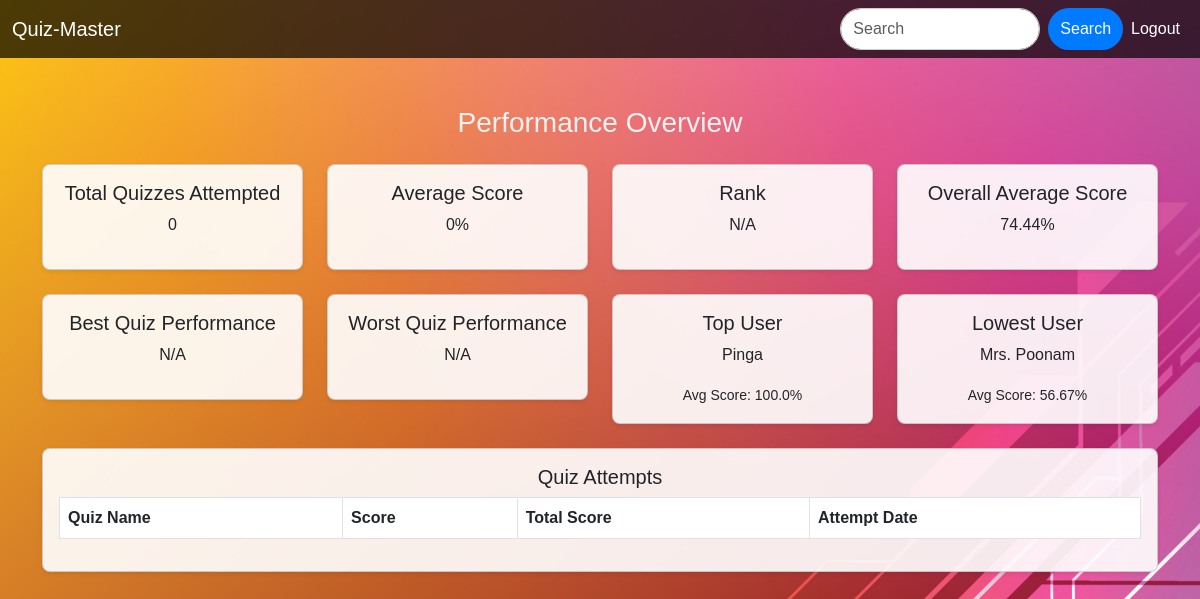
The app's page /user_summary (signed in), older data.
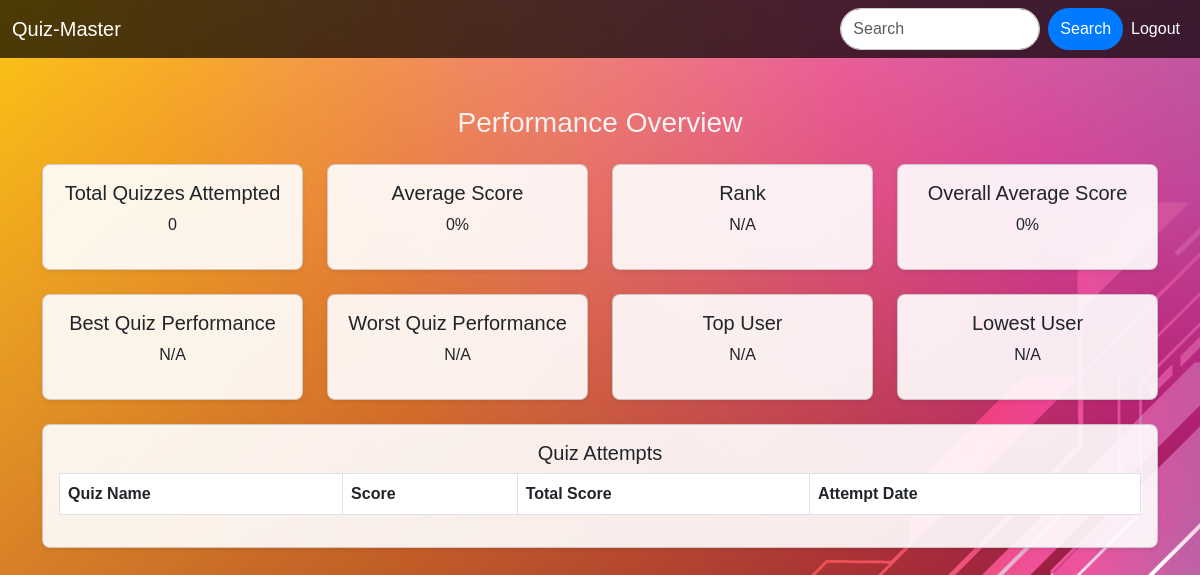
The same page, newer data.
### controller/Models.py (models this page shows)
class User(db.Model):
    __tablename__ = 'user'
    user_id = db.Column(db.Integer, primary_key=True)
    user_email = db.Column(db.String(120), unique=True, nullable=False)
    user_passw = db.Column(db.String(120), nullable=False)
    user_name = db.Column(db.String(120), unique=True, nullable=False)
    user_qualification = db.Column(db.String(120), nullable=True)
    user_dob = db.Column(db.String(120), nullable=False)
    user_status = db.Column(db.String(120), nullable=False, default='active')
    user_quiz_attempts = db.relationship('QuizAttempt', back_populates='user', overlaps="quiz_attempts")
    quiz_attempts = db.relationship('QuizAttempt', overlaps="user_quiz_attempts")

### controller/routes.py (the view)
@app.route('/user_summary')
def user_summary():
    if 'user_email' not in session:
        flash('You need to log in to view your progress!')
        return redirect(url_for('login'))
    user = User.query.filter_by(user_email=session['user_email']).first()
    attempts = QuizAttempt.query.filter_by(user_id=user.user_id).join(Quiz, QuizAttempt.quiz_id == Quiz.quiz_id) \
                                .add_columns(
                                    Quiz.quiz_name,
                                    QuizAttempt.score,
                                    QuizAttempt.total_score,
                                    QuizAttempt.attempt_date
                                ).all()
    total_quizzes_attempted = len(attempts)
    total_score = sum(attempt.score for attempt in attempts)
    total_possible_score = sum(attempt.total_score for attempt in attempts)
    average_score = (total_score / total_possible_score * 100) if total_possible_score > 0 else 0
    best_quiz = max(attempts, key=lambda x: x.score / x.total_score if x.total_score > 0 else 0, default=None)
    worst_quiz = min(attempts, key=lambda x: x.score / x.total_score if x.total_score > 0 else 0, default=None)
    all_users = (
        db.session.query(User.user_name, db.func.avg(QuizAttempt.score / QuizAttempt.total_score * 100).label('avg_score'))
        .join(QuizAttempt, User.user_id == QuizAttempt.user_id)
        .group_by(User.user_id)
        .all()
    )
    all_users_sorted = sorted(all_users, key=lambda x: x.avg_score if x.avg_score else 0, reverse=True)
    user_rank = next((index + 1 for index, u in enumerate(all_users_sorted) if u.user_name == user.user_name), None)
    overall_avg_score = sum(u.avg_score for u in all_users if u.avg_score) / len(all_users) if all_users else 0
    top_user = max(all_users, key=lambda x: x.avg_score if x.avg_score else 0, default=None)
    lowest_user = min(all_users, key=lambda x: x.avg_score if x.avg_score else 0, default=None)
    return render_template(
        'user_summary.html',
        user=user,
        total_quizzes_attempted=total_quizzes_attempted,
        average_score=round(average_score, 2),
        best_quiz=best_quiz,
        worst_quiz=worst_quiz,
        attempts=attempts,
        user_rank=user_rank,
        overall_avg_score=round(overall_avg_score, 2),
        top_user=top_user,
        lowest_user=lowest_user
    )

### templates/user_summary.html (shortened to what this page needs)
{% extends 'base.html' %}
{% block content %}
<div class="container mt-5">
    <h3 class="text-center"> Performance Overview </h3>
    <div class="row mt-4">
        <div class="col-md-3">
            <div class="card shadow-sm">
                <div class="card-body text-center">
                    <h5>Total Quizzes Attempted</h5>
                    <p>{{ total_quizzes_attempted }}</p>
                </div>
            </div>
        </div>
        <div class="col-md-3">
            <div class="card shadow-sm">
                <div class="card-body text-center">
                    <h5>Average Score</h5>
                    <p>{{ average_score }}%</p>
                </div>
            </div>
        </div>
        <div class="col-md-3">
            <div class="card shadow-sm">
                <div class="card-body text-center">
                    <h5>Rank</h5>
                    <p>{{ user_rank if user_rank else 'N/A' }}</p>
                </div>
            </div>
        </div>
        <div class="col-md-3">
            <div class="card shadow-sm">
                <div class="card-body text-center">
                    <h5>Overall Average Score</h5>
                    <p>{{ overall_avg_score }}%</p>
                </div>
            </div>
        </div>
    </div>
    <div class="row mt-4">
        <div class="col-md-3">
            <div class="card shadow-sm">
                <div class="card-body text-center">
                    <h5>Best Quiz Performance</h5>
                    {% if best_quiz %}
                        <p>{{ best_quiz.quiz_name }}</p>
                        <small>Score: {{ best_quiz.score }}/{{ best_quiz.total_score }}</small>
                    {% else %}
                        <p>N/A</p>
                    {% endif %}
                </div>
            </div>
        </div>
        <div class="col-md-3">
            <div class="card shadow-sm">
                <div class="card-body text-center">
                    <h5>Worst Quiz Performance</h5>
                    {% if worst_quiz %}
                        <p>{{ worst_quiz.quiz_name }}</p>
                        <small>Score: {{ worst_quiz.score }}/{{ worst_quiz.total_score }}</small>
                    {% else %}
                        <p>N/A</p>
                    {% endif %}
                </div>
            </div>
        </div>
        <div class="col-md-3">
            <div class="card shadow-sm">
                <div class="card-body text-center">
                    <h5>Top User</h5>
                    {% if top_user %}
                        <p>{{ top_user.user_name }}</p>
                        <small>Avg Score: {{ top_user.avg_score|round(2) }}%</small>
                    {% else %}
                        <p>N/A</p>
                    {% endif %}
                </div>
            </div>
        </div>
        <div class="col-md-3">
            <div class="card shadow-sm">
                <div class="card-body text-center">
                    <h5>Lowest User</h5>
                    {% if lowest_user %}
                        <p>{{ lowest_user.user_name }}</p>
                        <small>Avg Score: {{ lowest_user.avg_score|round(2) }}%</small>
                    {% else %}
                        <p>N/A</p>
                    {% endif %}
                </div>
            </div>
        </div>
    </div>
    <div class="row mt-4">
        <div class="col-md-12">
            <div class="card shadow-sm">
                <div class="card-body">
                    <h5 class="text-center">Quiz Attempts</h5>
                    <table class="table table-bordered">
                        <thead>
                            <tr>
                                <th>Quiz Name</th>
                                <th>Score</th>
                                <th>Total Score</th>
                                <th>Attempt Date</th>
                            </tr>
                        </thead>
                    </table>
                </div>
            </div>
        </div>
    </div>
</div>
{% endblock %}

Row changes from the older to the newer data that the page shows:
removed User: user_name "Pinga"
no longer on this page (row edited): User: user_name "Mrs. Poonam"
Text that changed along with them:
{{ overall_avg_score }}: "74.44" → "0"
{{ top_user.avg_score|round(2) }}: "100.0" → (not shown)
{{ lowest_user.avg_score|round(2) }}: "56.67" → (not shown)
text no longer shown: "Avg Score: % Avg Score: %"
text now shown: "N/A N/A"
